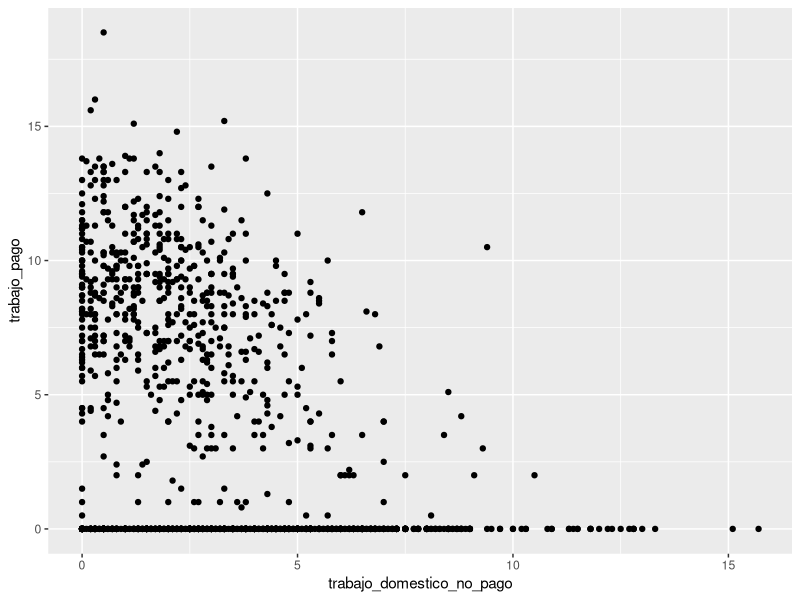
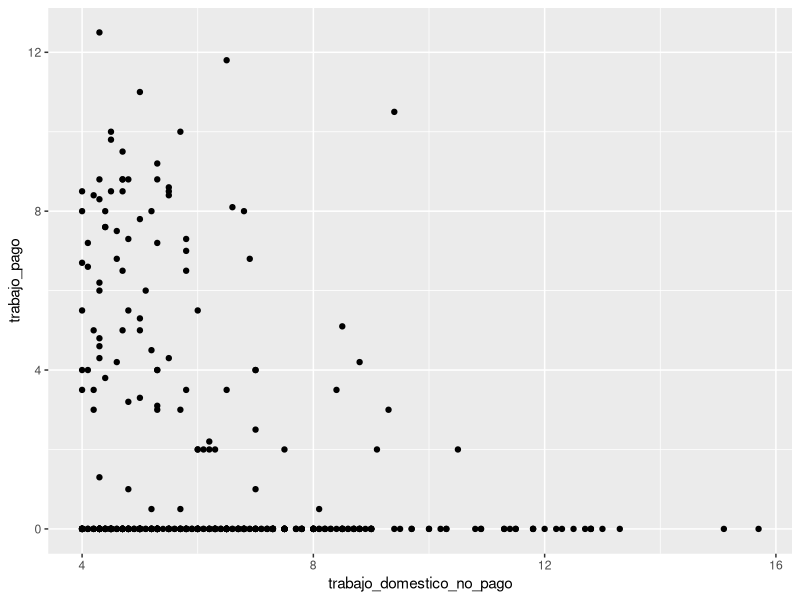
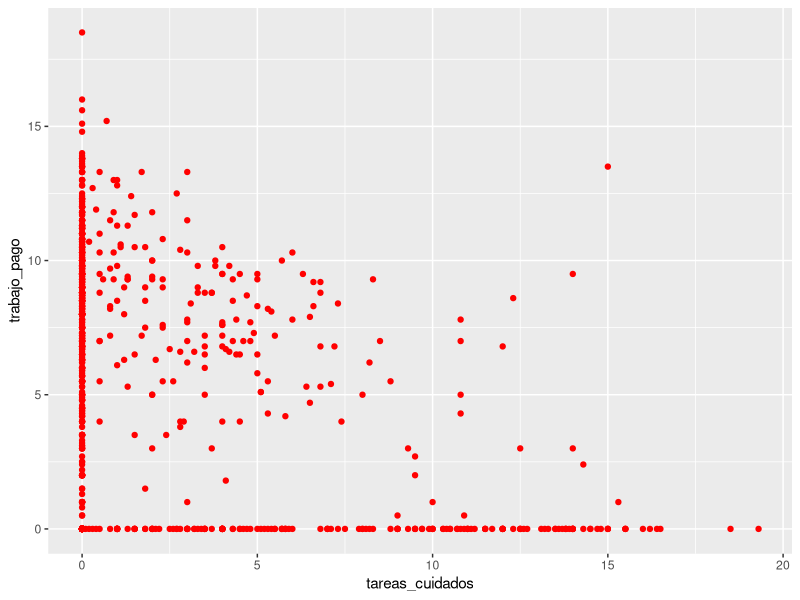
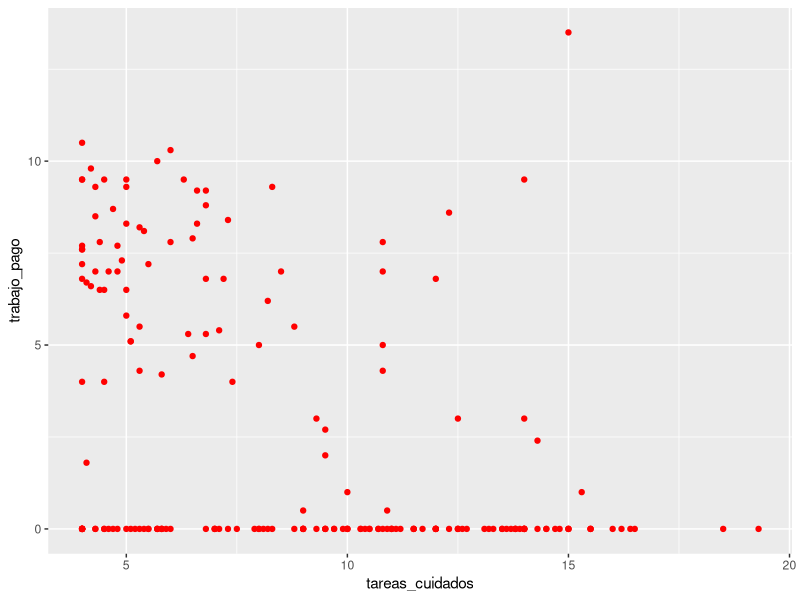
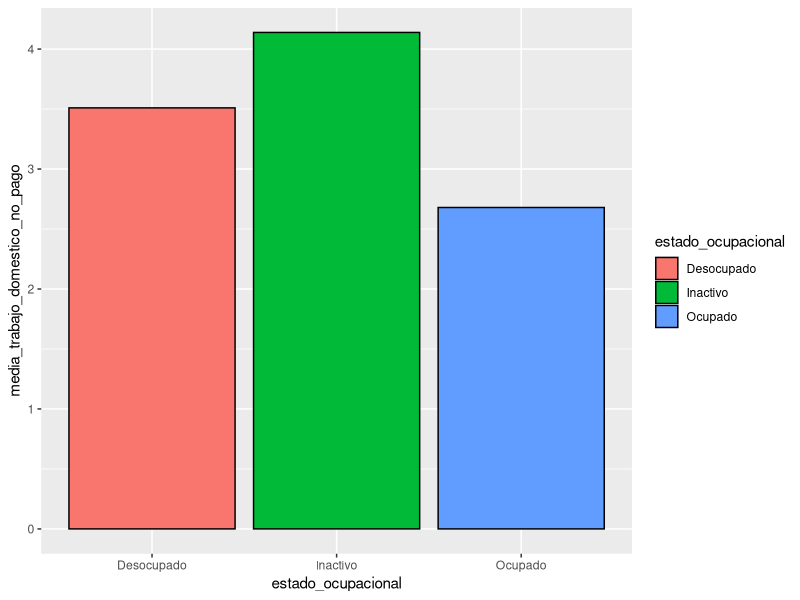
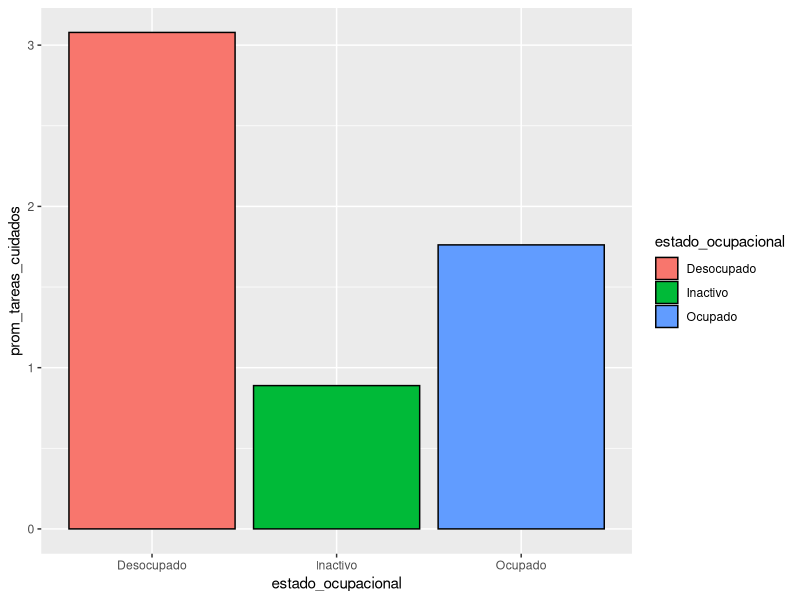
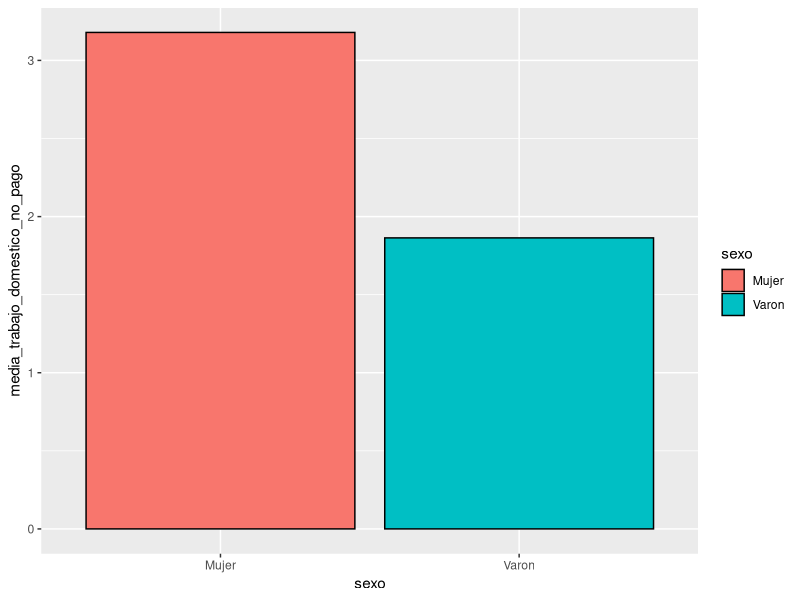
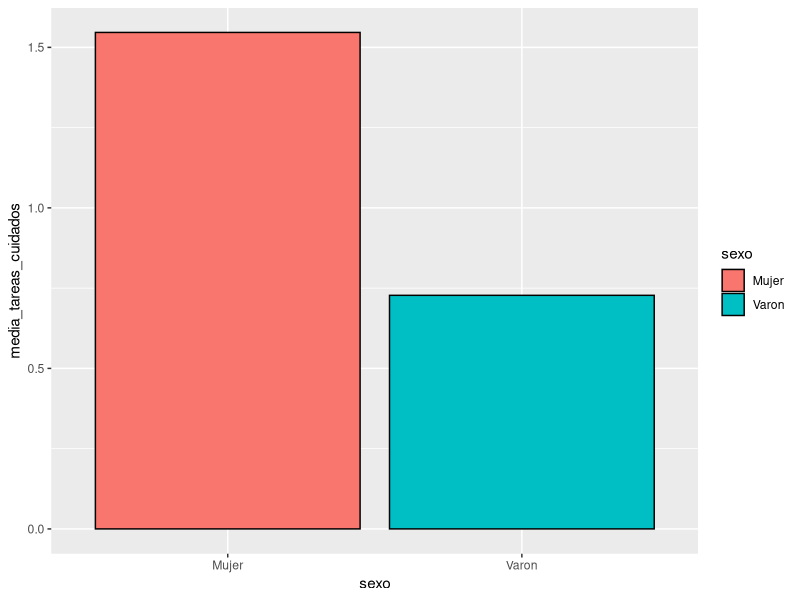

Write the R code that produced these figures, in order.
## ---- chunk 1

library(readr)
library(dplyr)
library(ggplot2)

## ---- chunk 2
uso_tiempo_2016<-read.csv("datos/encuesta_uso_tiempo_2016.csv")

## ---- chunk 3
uso_tiempo_2016_seleccv<-uso_tiempo_2016|>
select(sexo,edad,trabajo_pago,trabajo_pago2,trabajo_domestico_no_pago,trabajo_domestico_no_pago2,tareas_cuidados, tareas_cuidados2,nivel_educativo,estado_ocupacional,recreacion,recreacion2)
  

## ---- chunk 4
uso_tiempo_2016|>
filter(quintil_ingreso=="5to quintil")
## ---- chunk 5
uso_tiempo_2016|>
  mutate(suma_bloque1= trabajo_pago + trabajo_domestico_no_pago + voluntariados + estudio_educacion + recreacion + aplicaciones + tareas_cuidados + cuidado_personal)|>
  summarise(mean(suma_bloque1), var(suma_bloque1))|>
  knitr::kable()

## ---- chunk 6
uso_tiempo_2016|>
  mutate(suma_bloque2=trabajo_pago2+trabajo_domestico_no_pago2+voluntariados2+estudio_educacion2+recreacion2+aplicaciones2+tareas_cuidados2+cuidado_personal2)|>
  summarise(mean(suma_bloque2),var(suma_bloque2))|>
  knitr::kable()

## ---- chunk 7
filter(uso_tiempo_2016_seleccv,edad>=18)|>
  group_by(sexo)|>
  summarise(conteo = n())|>
  knitr::kable()
 
## ---- chunk 8
uso_tiempo_2016_seleccv|>
  filter(edad>=18)|>
  group_by(sexo)|>
  summarise(tiempo_max_trabajod_nopago = max(trabajo_domestico_no_pago),tiempo_min_trabajod_nopago = min(trabajo_domestico_no_pago),promedio_trabajod_no_pago = mean(trabajo_domestico_no_pago,na.rm = TRUE))|>
  knitr::kable()

## ---- chunk 9
uso_tiempo_2016_seleccv|>
  filter(edad>=18)|>
  group_by(sexo)|>
  summarise(desvio = sd(trabajo_domestico_no_pago))|>
  knitr::kable()

## ---- chunk 10
uso_tiempo_2016_seleccv|>
  filter(edad>=18)|>
  group_by(sexo)|>
  summarise(tiempo_max_tareas_cuidado = max(tareas_cuidados),tiempo_min_tareas_cuidado = min(tareas_cuidados),promedio_tareas_cuidado = mean(tareas_cuidados))|>
  knitr::kable()

## ---- chunk 11
uso_tiempo_2016_seleccv|>
 filter (edad>=18)|>
group_by(sexo)|>
summarise(prom_horas_trabajo_pago = mean(trabajo_pago))|>
  knitr::kable()
## ---- chunk 12
uso_tiempo_2016_seleccv|>
 filter (edad>=18)|>
group_by(sexo)|>
summarise(valor_prom_recreacion = mean(recreacion))|>
  knitr::kable()
## ---- chunk 13

#| fig.cap = "Relación entre trabajo doméstico no pago y trabajo pago, mujeres de 18 años o más."

uso_tiempo_2016|>
  filter (edad>=18, sexo=="Mujer")|>
  ggplot(mapping=aes(trabajo_domestico_no_pago,trabajo_pago))+
  geom_point()

## ---- chunk 14
#| fig.cap = "Relación entre más de 4 horas de trabajo doméstico no pago y trabajo pago, mujeres de 18 años o más."

uso_tiempo_2016|>
  filter (trabajo_domestico_no_pago >= 4, edad>=18, sexo=="Mujer")|>
  ggplot(mapping=aes(trabajo_domestico_no_pago,trabajo_pago))+
  geom_point()
  
## ---- chunk 15
#| fig.cap = "Relación horas de tareas de cuidados y de trabajo pago, mujeres de 18 años o más."

uso_tiempo_2016|>
  filter (edad>=18, sexo=="Mujer")|>
  ggplot(aes(tareas_cuidados,trabajo_pago))+
  geom_point(colour="red")

## ---- chunk 16
#| fig.cap = "Relación entre 4hs o más de tareas de cuidados y horas de trabajo pago, mujeres de 18 años o más."

uso_tiempo_2016|>
  filter (tareas_cuidados>=4,edad>=18, sexo=="Mujer")|>
  ggplot(aes(tareas_cuidados,trabajo_pago))+
  geom_point(colour="red")

## ---- chunk 17
mujeres_18<-uso_tiempo_2016|>
  filter(sexo=="Mujer", edad>=18)
## ---- chunk 18
#| fig.cap="Promedio de horas que las mujeres de 18 o más dedican al trabajo doméstico no pago según su estado ocupacional"

mujeres_18|>
  group_by(estado_ocupacional)|>
  summarise(media_trabajo_domestico_no_pago=mean(trabajo_domestico_no_pago,na.rm = TRUE))|>
  ggplot(mapping =aes(estado_ocupacional,media_trabajo_domestico_no_pago,fill=estado_ocupacional))+
  geom_col(colour="black")

## ---- chunk 19
uso_tiempo_2016|>
  filter (sexo=="Mujer", edad>=18)|>
  group_by(rango_etario)|>
  summarise(frequencia = n())|>
  knitr::kable()
  
## ---- chunk 20
uso_tiempo_2016|>
  filter (sexo=="Mujer", edad>=18)|>
  group_by(estado_ocupacional)|>
  summarise(frequencia = n())|>
  knitr::kable()
## ---- chunk 21

mujeres_18|>
  group_by(estado_ocupacional)|>
  summarise(prom_tareas_cuidados=mean(tareas_cuidados,na.rm = TRUE))|>
  ggplot(mapping =aes(estado_ocupacional,prom_tareas_cuidados,fill=estado_ocupacional))+
  geom_col(colour="black")

## ---- chunk 22

uso_tiempo_2016|>
  filter(edad>=18)|>
  group_by(sexo)|>
  summarise(media_trabajo_domestico_no_pago=mean(trabajo_domestico_no_pago,na.rm = TRUE))|>
  ggplot(mapping = aes(sexo,media_trabajo_domestico_no_pago,fill=sexo))+
geom_col(colour="black")
  
  
## ---- chunk 23

uso_tiempo_2016|>
  filter(edad>=18)|>
  group_by(sexo)|>
  summarise(media_tareas_cuidados=mean(tareas_cuidados,na.rm = TRUE))|>
  ggplot(mapping = aes(sexo,media_tareas_cuidados,fill=sexo))+
geom_col(colour= "black")
  

## ---- chunk 24
uso_tiempo_2016|>
  filter(edad>=18)|>
  group_by(sexo)|>
  summarise(media_trabajo_pago=mean(trabajo_pago,na.rm = TRUE))|>
  ggplot(mapping = aes(sexo,media_trabajo_pago,fill=sexo))+
geom_col(colour="black")

## ---- chunk 25

mujeres_18|>
  mutate (trabajo_domestico_no_pago_discretizado=cut(trabajo_domestico_no_pago,breaks = 5))|>
  group_by(trabajo_domestico_no_pago_discretizado)|>
  summarise(frecuencia=n())|>
  ggplot()+
  geom_bar(aes(x = trabajo_domestico_no_pago_discretizado, y = frecuencia, fill=trabajo_domestico_no_pago_discretizado),stat = "identity")
  
## ---- chunk 26
media_trabajo_pago_por_nivel_educ<-uso_tiempo_2016|>
  filter(edad>=18,sexo=="Mujer")|>
  group_by(nivel_educativo)|>
  summarise(media_trabajo_pago=mean(trabajo_pago,na.rm = TRUE))
  
## ---- chunk 27

media_trabajo_pago_por_nivel_educ|>
  arrange(nivel_educativo)|>
  ggplot(mapping = aes(media_trabajo_pago, nivel_educativo))+
  geom_col(color="black")
